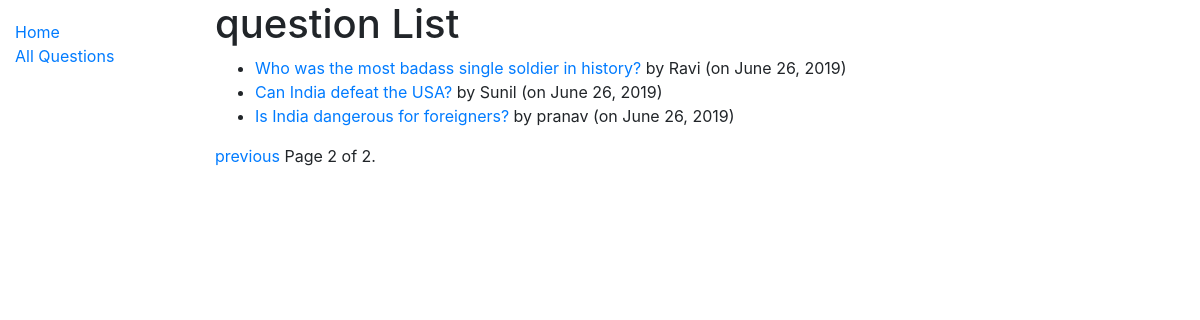
The app's page /myquora/questions/?page=2 with its own data.
### myquora/models.py (models this page shows, shortened)
class Question(models.Model):
    author = models.ForeignKey('Author', on_delete=models.SET_NULL, null=True)
    question_text = models.TextField(max_length=1000, help_text='Enter your question in brief∂')
    date_created = models.DateField(null=True, blank=True)
    date_updated = models.DateField(null=True, blank=True)
    def get_absolute_url(self):
        return reverse('question-detail', args=[str(self.id)])

class Author(models.Model):
    user = models.ForeignKey(User, unique=True, on_delete=models.CASCADE)
    email = models.EmailField(max_length=70,blank=True)
    date_created = models.DateField(null=True, blank=True)
    credits = models.IntegerField(default=0)
    def __str__(self):
        return f'{self.user.username}'

### myquora/views.py (the view)
# urls.py: path('questions/', views.QuestionListView.as_view(), name='questions'),
class QuestionListView(generic.ListView):
    model = Question
    paginate_by = 3

### myquora/templates/myquora/question_list.html
{% extends "base_generic.html" %}
{% block content %}
  <h1>question List</h1>
  {% if question_list %}
  <ul>
    {% for question in question_list %}
      <li>
        <a href="{{ question.get_absolute_url }}">{{ question.question_text }}</a> by {{question.author}}
        (on {{question.date_updated}})
      </li>
    {% endfor %}
  </ul>
  {% else %}
    <p>There are no questions in the library.</p>
  {% endif %}
{% endblock %}

### records on screen
Question: question_text "Who was the most badass single soldier in history?", author "Ravi", date_updated "June 26, 2019"
Question: question_text "Can India defeat the USA?", author "Sunil", date_updated "June 26, 2019"
Question: question_text "Is India dangerous for foreigners?", author "pranav", date_updated "June 26, 2019"

### other values on screen
{{ page_obj.number }} "2"
{{ page_obj.paginator.num_pages }} "2"
